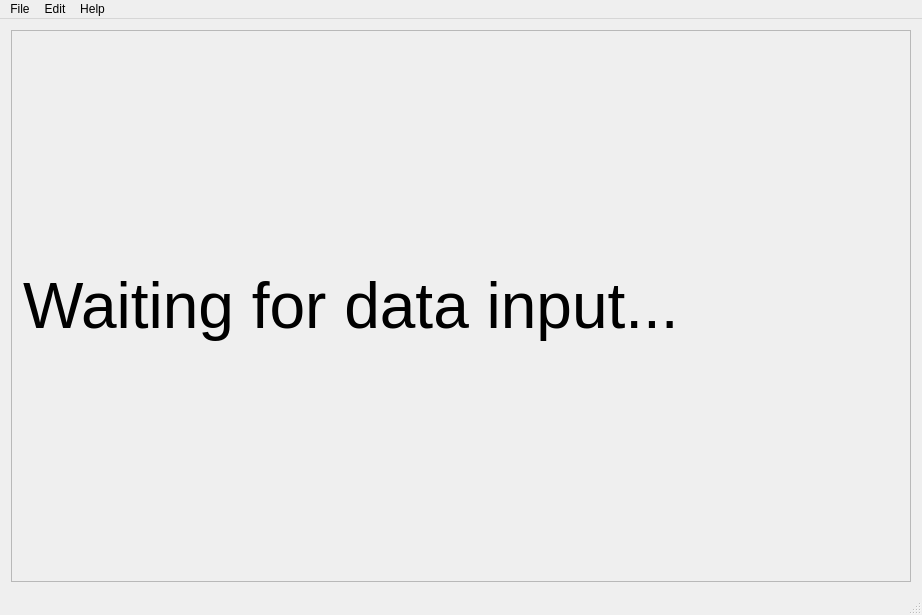
<?xml version="1.0" encoding="UTF-8"?>
<ui version="4.0">
 <class>MainWindow</class>
 <widget class="QMainWindow" name="MainWindow">
  <property name="geometry">
   <rect>
    <x>0</x>
    <y>0</y>
    <width>922</width>
    <height>615</height>
   </rect>
  </property>
  <property name="windowTitle">
   <string>BSA-analytics</string>
  </property>
  <widget class="QWidget" name="centralWidget">
   <layout class="QVBoxLayout" name="verticalLayout">
    <item>
     <widget class="QScrollArea" name="frame">
      <property name="widgetResizable">
       <bool>true</bool>
      </property>
      <widget class="QWidget" name="scrollAreaWidgetContents">
       <property name="geometry">
        <rect>
         <x>0</x>
         <y>0</y>
         <width>902</width>
         <height>554</height>
        </rect>
       </property>
       <layout class="QVBoxLayout" name="verticalLayout_3">
        <item>
         <widget class="QLabel" name="label">
          <property name="font">
           <font>
            <pointsize>48</pointsize>
           </font>
          </property>
          <property name="text">
           <string>Waiting for data input...</string>
          </property>
         </widget>
        </item>
       </layout>
      </widget>
     </widget>
    </item>
   </layout>
  </widget>
  <widget class="QMenuBar" name="menuBar">
   <property name="geometry">
    <rect>
     <x>0</x>
     <y>0</y>
     <width>922</width>
     <height>19</height>
    </rect>
   </property>
   <widget class="QMenu" name="menuFile">
    <property name="title">
     <string>File</string>
    </property>
    <addaction name="actionOpen"/>
    <addaction name="actionOpen_Binary"/>
    <addaction name="actionCustom_open"/>
    <addaction name="actionSave"/>
    <addaction name="actionExit"/>
   </widget>
   <widget class="QMenu" name="menuHelp">
    <property name="title">
     <string>Help</string>
    </property>
    <addaction name="actionAbout"/>
    <addaction name="actionAbout_Qt"/>
   </widget>
   <widget class="QMenu" name="menuEdit">
    <property name="title">
     <string>Edit</string>
    </property>
    <addaction name="actionAutoDraw"/>
    <addaction name="actionAxes"/>
    <addaction name="actionNet"/>
    <addaction name="actionLive"/>
    <addaction name="actionFast"/>
    <addaction name="actionClone"/>
   </widget>
   <addaction name="menuFile"/>
   <addaction name="menuEdit"/>
   <addaction name="menuHelp"/>
  </widget>
  <widget class="QStatusBar" name="statusBar"/>
  <action name="actionOpen">
   <property name="text">
    <string>Open</string>
   </property>
  </action>
  <action name="actionExit">
   <property name="text">
    <string>Exit</string>
   </property>
  </action>
  <action name="actionSave">
   <property name="text">
    <string>Save</string>
   </property>
   <property name="shortcut">
    <string>Ctrl+S</string>
   </property>
  </action>
  <action name="actionAutoDraw">
   <property name="checkable">
    <bool>true</bool>
   </property>
   <property name="text">
    <string>AutoDraw</string>
   </property>
  </action>
  <action name="actionAxes">
   <property name="checkable">
    <bool>true</bool>
   </property>
   <property name="text">
    <string>Axes</string>
   </property>
  </action>
  <action name="actionNet">
   <property name="checkable">
    <bool>true</bool>
   </property>
   <property name="text">
    <string>Net</string>
   </property>
  </action>
  <action name="actionAbout">
   <property name="text">
    <string>About</string>
   </property>
  </action>
  <action name="actionAbout_Qt">
   <property name="text">
    <string>About Qt</string>
   </property>
  </action>
  <action name="actionCustom_open">
   <property name="text">
    <string>Custom open</string>
   </property>
  </action>
  <action name="actionOpen_Binary">
   <property name="text">
    <string>Open Binary</string>
   </property>
  </action>
  <action name="actionFast">
   <property name="checkable">
    <bool>true</bool>
   </property>
   <property name="text">
    <string>Fast</string>
   </property>
  </action>
  <action name="actionClone">
   <property name="text">
    <string>Clone</string>
   </property>
   <property name="shortcut">
    <string>Ctrl+C</string>
   </property>
  </action>
  <action name="actionLive">
   <property name="checkable">
    <bool>true</bool>
   </property>
   <property name="text">
    <string>Live</string>
   </property>
  </action>
 </widget>
 <layoutdefault spacing="6" margin="11"/>
 <resources/>
 <connections/>
</ui>
